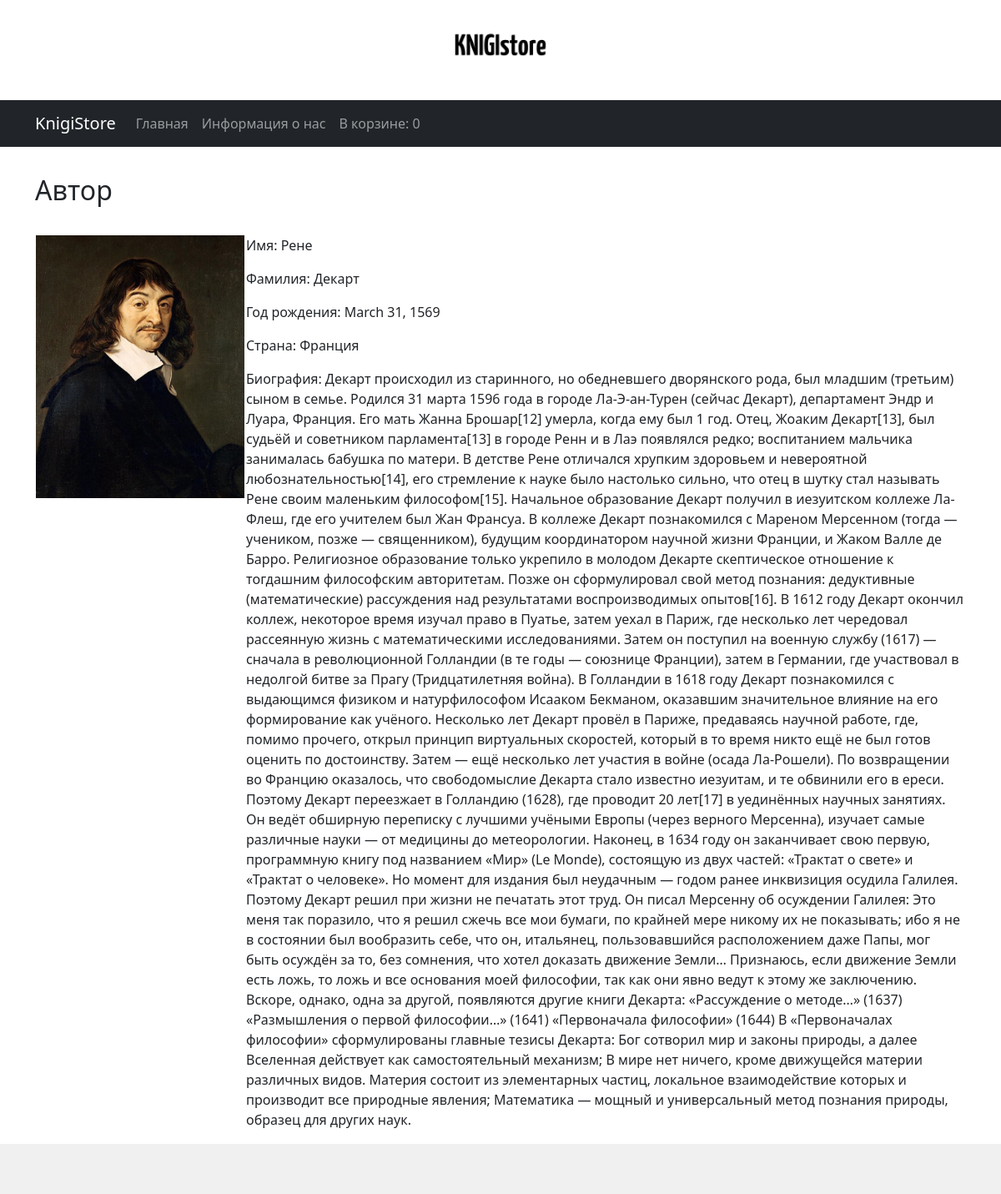
The page /polls/author/4/ on the database its author committed.
### polls/models.py (models this page shows, shortened)
class Author(models.Model):
    name=models.CharField(max_length=50)
    last_name=models.CharField(max_length=50)
    date_of=models.DateField()
    country=models.CharField(max_length=25)
    image=models.ImageField(upload_to='authors/%Y-%m-%d/',default='default.jpg')
    annotation=models.CharField(max_length=8000)

### polls/views.py (the view)
# urls.py: path('author/<int:author_id>/', views.author, name='author'),
def author(request,author_id):
    check_basket(request)
    numbersof=len(request.session['basket'])
    author = find_by_id(Author, author_id)
    return render(request,'polls/author.html',{'author':author,'numberof':numbersof})

### polls/views.py (called while the page is built)
def find_by_id(object,id):
    qs = object.objects.filter(id = id)
    if qs.count() > 0:
        return qs[0]
    else:
        return None

def check_basket(request):
    try:
        request.session['basket']
    except:
        request.session['basket']=[]
    request.session.modified = True

### polls/templates/polls/author.html
{% extends 'base.html' %}
{% block content %}
  <div class="container">
  <h2 style="margin-top: 3%; margin-bottom: 3%;"> Автор  </h2>
  <table>
      <tr>
          <td style="vertical-align:top ; ">
          <img src="{{ author.image.url }}" style=" width: 250px; float: right;" >
          </td>
          <td>
          <p>Имя: {{author.name}}</p>
          <p>Фамилия: {{author.last_name}} </p>
          <p>Год рождения: {{author.date_of}} </p>
          <p>Страна: {{author.country}} </p>
          <p>Биография: {{author.annotation}} </p>
          </td>
      </tr>
  </table>
  </div>
{% endblock %}

### rows shown on the page
Author: image (picture), name "Рене", last_name "Декарт", date_of "March 31, 1569", country "Франция", annotation "Декарт происходил из старинного, но обедневшего дворянского рода, был младшим (третьим) сыном в семье. Родился 31 марта 1596 года в городе Ла-Э-ан-Турен (сейчас Декарт), департамент Эндр и Луара, Франция. Его мать Жанна Брошар[12] умерла, когда ему был 1 год. Отец, Жоаким Декарт[13], был судьёй и советником парламента[13] в городе Ренн и в Лаэ появлялся редко; воспитанием мальчика занималась бабушка по матери. В детстве Рене отличался хрупким здоровьем и невероятной любознательностью[14], его стремление к науке было настолько сильно, что отец в шутку стал называть Рене своим маленьким философом[15]. Начальное образование Декарт получил в иезуитском коллеже Ла-Флеш, где его учителем был Жан…"

### other values the page prints
{{ numberof }} "0"
